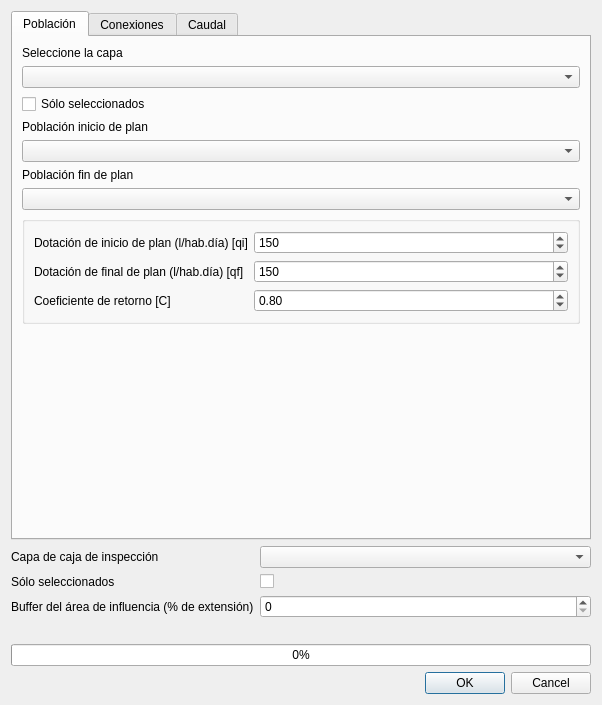
<?xml version="1.0" encoding="UTF-8"?>
<ui version="4.0">
 <class>FlowDialog</class>
 <widget class="QDialog" name="FlowDialog">
  <property name="geometry">
   <rect>
    <x>0</x>
    <y>0</y>
    <width>602</width>
    <height>705</height>
   </rect>
  </property>
  <property name="windowTitle">
   <string>Atribución de Caudales por Área de Influencia</string>
  </property>
  <layout class="QFormLayout" name="formLayout">
   <item row="0" column="0" colspan="2">
    <widget class="QTabWidget" name="tabWidget">
     <property name="currentIndex">
      <number>0</number>
     </property>
     <widget class="QWidget" name="populationTab">
      <attribute name="title">
       <string>Población</string>
      </attribute>
      <layout class="QFormLayout" name="formLayout_6">
       <item row="0" column="0" colspan="2">
        <widget class="QLabel" name="popLayerLabel">
         <property name="text">
          <string>Seleccione la capa</string>
         </property>
        </widget>
       </item>
       <item row="1" column="0" colspan="2">
        <widget class="QComboBox" name="popLayerSelect"/>
       </item>
       <item row="2" column="0" colspan="2">
        <widget class="QCheckBox" name="popOnlySelectedVal">
         <property name="text">
          <string>Sólo seleccionados</string>
         </property>
        </widget>
       </item>
       <item row="3" column="0" colspan="2">
        <widget class="QLabel" name="popStartPlanLabel">
         <property name="text">
          <string>Población inicio de plan</string>
         </property>
        </widget>
       </item>
       <item row="4" column="0" colspan="2">
        <widget class="QComboBox" name="popStartPlanVal"/>
       </item>
       <item row="5" column="0" colspan="2">
        <widget class="QLabel" name="popEndPlanLabel">
         <property name="text">
          <string>Población fin de plan</string>
         </property>
        </widget>
       </item>
       <item row="6" column="0" colspan="2">
        <widget class="QComboBox" name="popEndPlanVal"/>
       </item>
       <item row="7" column="0" colspan="2">
        <widget class="QGroupBox" name="groupBox">
         <property name="title">
          <string/>
         </property>
         <layout class="QFormLayout" name="formLayout_2">
          <item row="1" column="0">
           <widget class="QLabel" name="popWaterConsumptionStartLabel">
            <property name="text">
             <string>Dotación de inicio de plan (l/hab.día) [qi]</string>
            </property>
           </widget>
          </item>
          <item row="1" column="1">
           <widget class="QSpinBox" name="popWaterConsumptionStartVal">
            <property name="maximum">
             <number>999999999</number>
            </property>
            <property name="value">
             <number>150</number>
            </property>
           </widget>
          </item>
          <item row="2" column="0">
           <widget class="QLabel" name="popWaterConsumptionEndLabel">
            <property name="text">
             <string>Dotación de final de plan (l/hab.día) [qf]</string>
            </property>
           </widget>
          </item>
          <item row="2" column="1">
           <widget class="QSpinBox" name="popWaterConsumptionEndVal">
            <property name="maximum">
             <number>999999999</number>
            </property>
            <property name="value">
             <number>150</number>
            </property>
           </widget>
          </item>
          <item row="3" column="0">
           <widget class="QLabel" name="popCoefficientReturnLabel">
            <property name="text">
             <string>Coeficiente de retorno [C]</string>
            </property>
           </widget>
          </item>
          <item row="3" column="1">
           <widget class="QDoubleSpinBox" name="popCoefficientReturnVal">
            <property name="maximum">
             <double>9999999999.000000000000000</double>
            </property>
            <property name="value">
             <double>0.800000000000000</double>
            </property>
           </widget>
          </item>
         </layout>
        </widget>
       </item>
      </layout>
     </widget>
     <widget class="QWidget" name="connectionsTab">
      <attribute name="title">
       <string>Conexiones</string>
      </attribute>
      <layout class="QVBoxLayout" name="verticalLayout">
       <item>
        <widget class="QLabel" name="connLayerLabel">
         <property name="text">
          <string>Seleccione la capa</string>
         </property>
        </widget>
       </item>
       <item>
        <widget class="QComboBox" name="connLayerSelect"/>
       </item>
       <item>
        <widget class="QCheckBox" name="connOnlySelectedVal">
         <property name="text">
          <string>Sólo seleccionados</string>
         </property>
        </widget>
       </item>
       <item>
        <widget class="QLabel" name="connNoConnectionsLabel">
         <property name="text">
          <string>Cantidad de conexiones inicio de plan</string>
         </property>
        </widget>
       </item>
       <item>
        <widget class="QComboBox" name="connNoConnections"/>
       </item>
       <item>
        <widget class="QLabel" name="connNoConnectionsEndPlanLabel">
         <property name="text">
          <string>Cantidad de conexiones fin de plan (opcional)</string>
         </property>
        </widget>
       </item>
       <item>
        <widget class="QComboBox" name="connNoConnectionsEndPlan"/>
       </item>
       <item>
        <widget class="QGroupBox" name="groupBox_2">
         <property name="title">
          <string/>
         </property>
         <layout class="QFormLayout" name="formLayout_3">
          <item row="0" column="0">
           <widget class="QLabel" name="connGrowthRateLabel">
            <property name="text">
             <string>Tasa de crecimiento [Gr]</string>
            </property>
           </widget>
          </item>
          <item row="1" column="0">
           <widget class="QLabel" name="connEconomyConnLabel">
            <property name="text">
             <string>Cantidad de economía por conexión [econ_con]</string>
            </property>
           </widget>
          </item>
          <item row="2" column="0">
           <widget class="QLabel" name="connStartConsumptionLabel">
            <property name="text">
             <string>Dotación de inicio de plan (l/hab.día) [qi]</string>
            </property>
           </widget>
          </item>
          <item row="3" column="0">
           <widget class="QLabel" name="connEndConsumptionLabel">
            <property name="text">
             <string>Dotación de final de plan (l/hab.día) [qf]</string>
            </property>
           </widget>
          </item>
          <item row="4" column="0">
           <widget class="QLabel" name="connOcupancyRateStartLabel">
            <property name="text">
             <string>Tasa de ocupación inicio de plan (hab/vivienda) [Hi_Ini]</string>
            </property>
           </widget>
          </item>
          <item row="5" column="0">
           <widget class="QLabel" name="connOcupancyRateEndLabel">
            <property name="text">
             <string>Tasa de ocupación final de plan (hab/vivienda) [Hf_Fin]</string>
            </property>
           </widget>
          </item>
          <item row="6" column="0">
           <widget class="QLabel" name="connReturnCoefficientLabel">
            <property name="text">
             <string>Coeficiente de retorno [C]</string>
            </property>
           </widget>
          </item>
          <item row="0" column="1">
           <widget class="QDoubleSpinBox" name="connGrowthRateVal"/>
          </item>
          <item row="1" column="1">
           <widget class="QSpinBox" name="connEconomyConnVal">
            <property name="maximum">
             <number>999999999</number>
            </property>
            <property name="value">
             <number>1</number>
            </property>
           </widget>
          </item>
          <item row="2" column="1">
           <widget class="QSpinBox" name="connStartConsumptionVal">
            <property name="maximum">
             <number>999999999</number>
            </property>
            <property name="value">
             <number>150</number>
            </property>
           </widget>
          </item>
          <item row="3" column="1">
           <widget class="QSpinBox" name="connEndConsumptionVal">
            <property name="maximum">
             <number>999999999</number>
            </property>
            <property name="value">
             <number>150</number>
            </property>
           </widget>
          </item>
          <item row="4" column="1">
           <widget class="QDoubleSpinBox" name="connOcupancyRateStartVal">
            <property name="maximum">
             <double>999999999999.000000000000000</double>
            </property>
            <property name="value">
             <double>0.000000000000000</double>
            </property>
           </widget>
          </item>
          <item row="5" column="1">
           <widget class="QDoubleSpinBox" name="connOcupancyRateEndVal">
            <property name="maximum">
             <double>9999999999999.000000000000000</double>
            </property>
           </widget>
          </item>
          <item row="6" column="1">
           <widget class="QDoubleSpinBox" name="connReturnCoefficientVal">
            <property name="maximum">
             <double>9999999999.000000000000000</double>
            </property>
            <property name="value">
             <double>0.800000000000000</double>
            </property>
           </widget>
          </item>
         </layout>
        </widget>
       </item>
      </layout>
     </widget>
     <widget class="QWidget" name="flowTab">
      <attribute name="title">
       <string>Caudal</string>
      </attribute>
      <layout class="QFormLayout" name="formLayout_5">
       <item row="0" column="0" colspan="2">
        <widget class="QLabel" name="flowLabel">
         <property name="text">
          <string>Seleccione la capa</string>
         </property>
        </widget>
       </item>
       <item row="2" column="0" colspan="2">
        <widget class="QCheckBox" name="flowSelectedVal">
         <property name="text">
          <string>Sólo seleccionados</string>
         </property>
        </widget>
       </item>
       <item row="3" column="0" colspan="2">
        <widget class="QLabel" name="label_22">
         <property name="text">
          <string>Caudal actual (inicio de plan)</string>
         </property>
        </widget>
       </item>
       <item row="4" column="0" colspan="2">
        <widget class="QComboBox" name="flowCurrentStartPlan"/>
       </item>
       <item row="5" column="0" colspan="2">
        <widget class="QLabel" name="label_23">
         <property name="text">
          <string>Caudal proyectado (opcional)</string>
         </property>
        </widget>
       </item>
       <item row="6" column="0" colspan="2">
        <widget class="QComboBox" name="flowProjected"/>
       </item>
       <item row="7" column="0" colspan="2">
        <widget class="QGroupBox" name="groupBox_3">
         <property name="title">
          <string/>
         </property>
         <layout class="QFormLayout" name="formLayout_4">
          <item row="0" column="0">
           <widget class="QLabel" name="flowProjectionRateLabel">
            <property name="text">
             <string>Tasa de proyección [ProjRate]</string>
            </property>
           </widget>
          </item>
          <item row="0" column="1">
           <widget class="QDoubleSpinBox" name="flowProjectionRateVal"/>
          </item>
         </layout>
        </widget>
       </item>
       <item row="1" column="0" colspan="2">
        <widget class="QComboBox" name="flowLayer"/>
       </item>
      </layout>
     </widget>
    </widget>
   </item>
   <item row="3" column="0">
    <widget class="QLabel" name="manholeLayerLabel">
     <property name="text">
      <string>Capa de caja de inspección</string>
     </property>
    </widget>
   </item>
   <item row="3" column="1">
    <widget class="QComboBox" name="manholeLayerSelect"/>
   </item>
   <item row="4" column="0">
    <widget class="QLabel" name="manholeOnlySelectedLabel">
     <property name="text">
      <string>Sólo seleccionados</string>
     </property>
    </widget>
   </item>
   <item row="4" column="1">
    <widget class="QCheckBox" name="manholeOnlySelectedVal">
     <property name="text">
      <string/>
     </property>
    </widget>
   </item>
   <item row="5" column="0">
    <widget class="QLabel" name="influenceAreaBufferLabel">
     <property name="text">
      <string>Buffer del área de influencia (% de extensión)</string>
     </property>
    </widget>
   </item>
   <item row="5" column="1">
    <widget class="QSpinBox" name="influenceAreaBufferVal"/>
   </item>
   <item row="6" column="0" colspan="2">
    <widget class="QLabel" name="errorMessage">
     <property name="font">
      <font>
       <weight>50</weight>
       <bold>false</bold>
      </font>
     </property>
     <property name="styleSheet">
      <string notr="true">color: red</string>
     </property>
     <property name="text">
      <string/>
     </property>
    </widget>
   </item>
   <item row="7" column="0" colspan="2">
    <widget class="QProgressBar" name="progressBar">
     <property name="enabled">
      <bool>true</bool>
     </property>
     <property name="inputMethodHints">
      <set>Qt::ImhNone</set>
     </property>
     <property name="value">
      <number>0</number>
     </property>
     <property name="textVisible">
      <bool>true</bool>
     </property>
    </widget>
   </item>
   <item row="8" column="0" colspan="2">
    <widget class="QDialogButtonBox" name="buttonBox">
     <property name="orientation">
      <enum>Qt::Horizontal</enum>
     </property>
     <property name="standardButtons">
      <set>QDialogButtonBox::Cancel|QDialogButtonBox::Ok</set>
     </property>
    </widget>
   </item>
  </layout>
 </widget>
 <resources/>
 <connections>
  <connection>
   <sender>buttonBox</sender>
   <signal>accepted()</signal>
   <receiver>FlowDialog</receiver>
   <slot>accept()</slot>
   <hints>
    <hint type="sourcelabel">
     <x>248</x>
     <y>254</y>
    </hint>
    <hint type="destinationlabel">
     <x>157</x>
     <y>274</y>
    </hint>
   </hints>
  </connection>
  <connection>
   <sender>buttonBox</sender>
   <signal>rejected()</signal>
   <receiver>FlowDialog</receiver>
   <slot>reject()</slot>
   <hints>
    <hint type="sourcelabel">
     <x>316</x>
     <y>260</y>
    </hint>
    <hint type="destinationlabel">
     <x>286</x>
     <y>274</y>
    </hint>
   </hints>
  </connection>
 </connections>
</ui>
